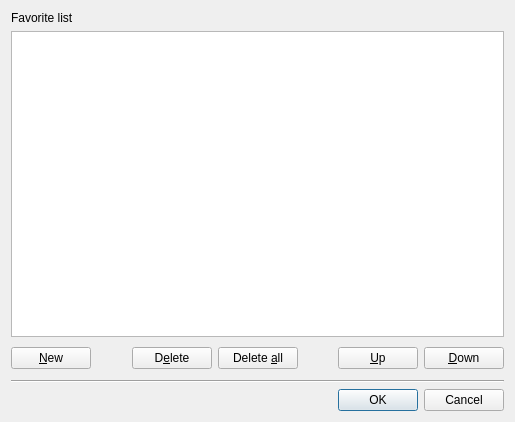
<ui version="4.0" >
 <class>FavoriteEditor</class>
 <widget class="QDialog" name="FavoriteEditor" >
  <property name="geometry" >
   <rect>
    <x>0</x>
    <y>0</y>
    <width>515</width>
    <height>422</height>
   </rect>
  </property>
  <layout class="QVBoxLayout" >
   <item>
    <widget class="QLabel" name="title_label" >
     <property name="text" >
      <string>Favorite list</string>
     </property>
    </widget>
   </item>
   <item>
    <widget class="QTableWidget" name="table" />
   </item>
   <item>
    <layout class="QHBoxLayout" >
     <item>
      <widget class="QPushButton" name="add_button" >
       <property name="text" >
        <string>&amp;New</string>
       </property>
      </widget>
     </item>
     <item>
      <spacer>
       <property name="orientation" >
        <enum>Qt::Horizontal</enum>
       </property>
       <property name="sizeHint" >
        <size>
         <width>21</width>
         <height>20</height>
        </size>
       </property>
      </spacer>
     </item>
     <item>
      <widget class="QPushButton" name="delete_button" >
       <property name="text" >
        <string>D&amp;elete</string>
       </property>
      </widget>
     </item>
     <item>
      <widget class="QPushButton" name="delete_all_button" >
       <property name="text" >
        <string>Delete &amp;all</string>
       </property>
      </widget>
     </item>
     <item>
      <spacer>
       <property name="orientation" >
        <enum>Qt::Horizontal</enum>
       </property>
       <property name="sizeHint" >
        <size>
         <width>31</width>
         <height>31</height>
        </size>
       </property>
      </spacer>
     </item>
     <item>
      <widget class="QPushButton" name="up_button" >
       <property name="text" >
        <string>&amp;Up</string>
       </property>
      </widget>
     </item>
     <item>
      <widget class="QPushButton" name="down_button" >
       <property name="text" >
        <string>&amp;Down</string>
       </property>
      </widget>
     </item>
    </layout>
   </item>
   <item>
    <widget class="Line" name="line" >
     <property name="orientation" >
      <enum>Qt::Horizontal</enum>
     </property>
    </widget>
   </item>
   <item>
    <widget class="QDialogButtonBox" name="buttonBox" >
     <property name="orientation" >
      <enum>Qt::Horizontal</enum>
     </property>
     <property name="standardButtons" >
      <set>QDialogButtonBox::Cancel|QDialogButtonBox::NoButton|QDialogButtonBox::Ok</set>
     </property>
    </widget>
   </item>
  </layout>
 </widget>
 <resources/>
 <connections>
  <connection>
   <sender>buttonBox</sender>
   <signal>accepted()</signal>
   <receiver>FavoriteEditor</receiver>
   <slot>accept()</slot>
   <hints>
    <hint type="sourcelabel" >
     <x>248</x>
     <y>254</y>
    </hint>
    <hint type="destinationlabel" >
     <x>157</x>
     <y>274</y>
    </hint>
   </hints>
  </connection>
  <connection>
   <sender>buttonBox</sender>
   <signal>rejected()</signal>
   <receiver>FavoriteEditor</receiver>
   <slot>reject()</slot>
   <hints>
    <hint type="sourcelabel" >
     <x>316</x>
     <y>260</y>
    </hint>
    <hint type="destinationlabel" >
     <x>286</x>
     <y>274</y>
    </hint>
   </hints>
  </connection>
 </connections>
</ui>
